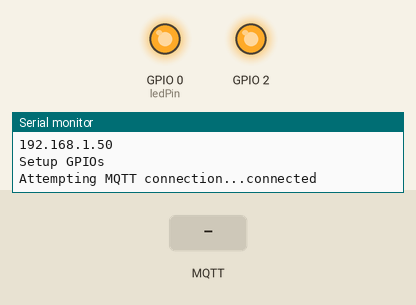
Simulated run of this sketch. Board: ESP8266 (NodeMCU). On the bench: output pins drawn as LEDs (lit = HIGH), the last lines printed to the serial monitor. The inputs (shaded band) are chosen by the test bench. WiFi joins after 1.5 s; servers stay silent unless stated; storage starts empty; random numbers use the default seed unless the sketch sets one; no MQTT or app messages arrive unless stated.

Above: at 2.7 s.
2.8 s: MQTT message "1" arrives on the first subscribed topic
At 3.5 s:
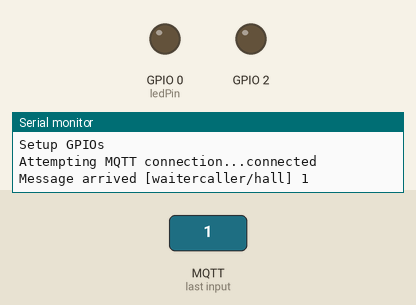
4.3 s: MQTT message "0" arrives on the first subscribed topic
At 4.7 s:
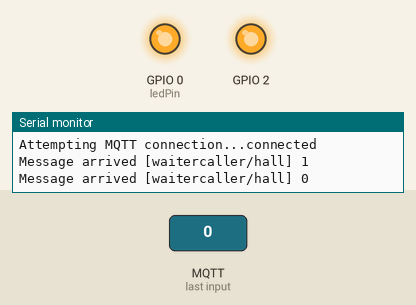
Timing chart, 0 to 7.3 s (numbered marks = the images above; inputs shaded):
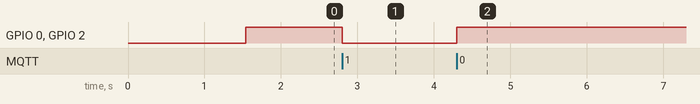

Measured:
- after the input at 2.8 s, GPIO 0 (ledPin), GPIO 2: HIGH → LOW at once
- after the input at 4.3 s, GPIO 0 (ledPin), GPIO 2: LOW → HIGH at once

The sketch:

WaiterCallerHallFirmware.ino
```cpp
/*
 * Waiter Caller Hall Device Firmeware
 * Validated for devices: ESP8266 ESP-01
 * Author: Gustavo Rubin (gusrubin@gmail.com)
*/

#include <FS.h>
#include <ArduinoJson.h>
#include <ESP8266WiFi.h>
#include <PubSubClient.h>

WiFiClient espClient;
PubSubClient client(espClient);

char ssid[30] = "";
char password[30] = "";
char mqttServer[17] = "";
int mqttPort = 0;
char mqttUser[30] = "";
char mqttPassword[30] = "";

// constants won't change. They're used here to set pin numbers:
const int ledPin =  0; // the number of the LED pin

void setup_wifi() {
  delay(10);
  // We start by connecting to a WiFi network
  Serial.println();
  Serial.print("Connecting to ");
  Serial.println(ssid);

  WiFi.mode(WIFI_STA);
  WiFi.begin(ssid, password);

  while (WiFi.status() != WL_CONNECTED) {
    delay(500);
    Serial.print(".");
  }

  randomSeed(micros());

  Serial.println("");
  Serial.println("WiFi connected");
  Serial.println("IP address: ");
  Serial.println(WiFi.localIP());
}

void callback(char* topic, byte* payload, unsigned int length) {
  Serial.print("Message arrived [");
  Serial.print(topic);
  Serial.print("] ");
  for (int i = 0; i < length; i++) {
    Serial.print((char)payload[i]);
  }
  Serial.println();

  // Switch on the LED if an 1 was received as first character
  if ((char)payload[0] == '1') {
    digitalWrite(BUILTIN_LED, LOW); // Turn the LED on (Note that LOW is the voltage level
    digitalWrite(ledPin, LOW);
    // but actually the LED is on; this is because
    // it is active low on the ESP-01)
  } else {
    digitalWrite(BUILTIN_LED, HIGH); // Turn the LED off by making the voltage HIGH
    digitalWrite(ledPin, HIGH);
  }
}

void reconnect() {
  // Loop until we're reconnected
  while (!client.connected()) {
    Serial.print("Attempting MQTT connection...");
    // Create a random client ID
    String clientId = "ESP8266Client-";
    clientId += String(random(0xffff), HEX);
    // Attempt to connect
    if (client.connect(clientId.c_str(), mqttUser, mqttPassword)) {
      Serial.println("connected");
      // Once connected, publish an announcement...
      client.publish("waitercaller/device-start-notice", "hall");
      // ... and resubscribe
      client.subscribe("waitercaller/hall");
    } else {
      Serial.print("failed, rc=");
      Serial.print(client.state());
      Serial.println(" try again in 5 seconds");
      // Wait 5 seconds before retrying
      delay(5000);
    }
  }
}

void setup() {
  Serial.begin(115200);
  Serial.println("Booting...");

  Serial.println("Mounting FS...");
  if (!SPIFFS.begin()) {
    Serial.println("Failed to mount file system");
    return;
  }

  Serial.println("Load Config");
  if (!loadConfig()) {
    Serial.println("Failed to load config");
  } else {
    Serial.println("Config loaded");
  }

  Serial.println("Setup Network");
  setup_wifi();
  client.setServer(mqttServer, mqttPort);
  client.setCallback(callback);

  Serial.println("Setup GPIOs");
  // initialize the LED pin as an output:
  pinMode(BUILTIN_LED, OUTPUT); // Initialize the BUILTIN_LED pin as an output
  digitalWrite(BUILTIN_LED, HIGH);
  pinMode(ledPin, OUTPUT);
  digitalWrite(ledPin, HIGH);
}

void loop() {
  if (!client.connected()) {
    reconnect();
  }
  client.loop();
}
```

ConfigurationFunctions.ino
```cpp
bool loadConfig() {
  File configFile = SPIFFS.open("/config.json", "r");
  if (!configFile) {
    Serial.println("Failed to open config file");
    return false;
  }

  StaticJsonDocument<512> doc;
  // Deserialize the JSON document
  DeserializationError error = deserializeJson(doc, configFile);
  if (error) {
    Serial.println(F("Failed to read file, using default configuration"));
    false;
  }

  // Copy values from the JsonDocument to the Config
  strcpy(ssid, doc["wifi_network_name"]);
  Serial.print("Loaded Wifi Network Name: "); Serial.println(ssid);
  strcpy(password, doc["wifi_network_password"]);
  Serial.print("Loaded Wifi Network Password: "); Serial.println(password);
  strcpy(mqttServer, doc["mqtt_server_address"]);
  Serial.print("Loaded MQTT server: "); Serial.println(mqttServer);
  mqttPort = doc["mqtt_server_port"].as<int16_t>();
  Serial.print("Loaded MQTT port: "); Serial.println(mqttPort);
  strcpy(mqttUser, doc["mqtt_server_username"]);
  Serial.print("Loaded MQTT User: "); Serial.println(mqttUser);
  strcpy(mqttPassword, doc["mqtt_server_password"]);
  Serial.print("Loaded MQTT Password: "); Serial.println(mqttPassword);

  return true;
}
```
